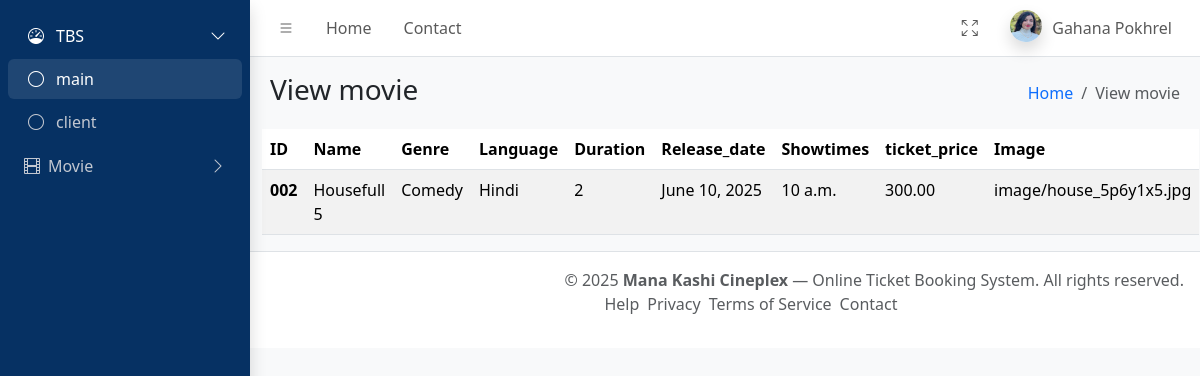
The page /customer/view_movie/24 on the database its author committed.
### customer/models.py (models this page shows, shortened)
class Movie(models.Model):
    LANGUAGE_CHOICES=[
         ('Hindi','Hindi'),
        ('Nepali','Nepali'),
        ('English','English'),
        ]
    movie_id= models.CharField(max_length=10,null=True)
    movie_name = models.CharField(max_length=100)
    image=models.ImageField(upload_to='image/', null=True,  blank=True)
    genre = models.CharField(max_length=50)
    language = models.CharField(max_length=15,choices= LANGUAGE_CHOICES)
    duration=models.CharField(max_length=100)
    release_date = models.DateField()
    showtimes = models.TimeField()
    ticket_price = models.DecimalField(max_digits=6, decimal_places=2, default=100.0)
    created_at = models.DateTimeField(auto_now=True, editable=False)
    updated_at = models.DateTimeField(auto_now=True)

### customer/views.py (the view)
# urls.py: path('view_movie/<int:id>',views.view_movie, name='view_movie'),
def view_movie(request,id):
    data_get = Movie.objects.get(id=id)
    return render(request,'movie/view_movie.html', context={'dp_data':data_get})

### templates/movie/view_movie.html (shortened to what this page needs)
{% extends 'base.html' %}
{% block  body %}
<main class="app-main">
    <div class="app-content-header">
      <div class="container-fluid">
        <div class="row">
          <div class="col-sm-6"><h3 class="mb-0">View movie</h3></div>
          <div class="col-sm-6">
            <ol class="breadcrumb float-sm-end">
              <li class="breadcrumb-item"><a href="#">Home</a></li>
              <li class="breadcrumb-item active" aria-current="page">View movie</li>
            </ol>
          </div>
        </div>
    </div>
</div>
    <body>
       <div class="container">
           <div class ="row">
               <div class="col-md-12">
                   <table class="table table-striped table-hover" method="POST" action="{% url 'display_movie' %}">
                       <thead>
                           <tr>
                               <th scope="col"  > ID </th>
                               <th scope="col"  > Name </th>
                               <th  scope="col" > Genre  </th>
                               <th scope="col"  > Language </th>
                               <th scope="col"  > Duration </th>
                               <th scope="col"  > Release_date </th>
                               <th scope="col"  > Showtimes </th>
                               <th scope="col"  > ticket_price </th>
                               <th scope="col"  > Image</th>
                           </tr>
                        </thead>
                        <tbody>
                            <tr>
                                <th>{{dp_data.movie_id}}</th>
                                <td>{{dp_data.movie_name}} </td>
                                <td>{{dp_data.genre}} </td>
                                <td>{{dp_data.language}} </td>
                                <td>{{dp_data.duration}} </td>
                                <td>{{dp_data.release_date}} </td>
                                <td>{{dp_data.showtimes}} </td>
                                <td>{{dp_data.ticket_price}} </td>
                                <td>{{dp_data.image}} </td>
                            </tr>
                        </tbody>
                    </table>
                </div>
            </div>
        </div>
    {% endblock %}

### rows shown on the page
Movie: movie_id "002", movie_name "Housefull 5", genre "Comedy", language "Hindi", duration "2", release_date "June 10, 2025", showtimes "10 a.m.", ticket_price "300.00", image "image/house_5p6y1x5.jpg"
